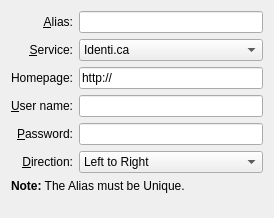
<?xml version="1.0" encoding="UTF-8"?>
<ui version="4.0">
 <class>accounts_wizard_base</class>
 <widget class="QWidget" name="accounts_wizard_base">
  <property name="geometry">
   <rect>
    <x>0</x>
    <y>0</y>
    <width>274</width>
    <height>218</height>
   </rect>
  </property>
  <layout class="QGridLayout" name="gridLayout">
   <item row="3" column="0">
    <widget class="QLabel" name="textLabel1">
     <property name="text">
      <string>&amp;User name:</string>
     </property>
     <property name="alignment">
      <set>Qt::AlignRight|Qt::AlignTrailing|Qt::AlignVCenter</set>
     </property>
     <property name="wordWrap">
      <bool>false</bool>
     </property>
     <property name="buddy">
      <cstring>kcfg_username</cstring>
     </property>
    </widget>
   </item>
   <item row="4" column="0">
    <widget class="QLabel" name="textLabel1_2">
     <property name="text">
      <string>&amp;Password:</string>
     </property>
     <property name="alignment">
      <set>Qt::AlignRight|Qt::AlignTrailing|Qt::AlignVCenter</set>
     </property>
     <property name="wordWrap">
      <bool>false</bool>
     </property>
     <property name="buddy">
      <cstring>kcfg_password</cstring>
     </property>
    </widget>
   </item>
   <item row="4" column="1">
    <widget class="KLineEdit" name="kcfg_password">
     <property name="toolTip">
      <string>The password associated to your user name for the service</string>
     </property>
     <property name="text">
      <string/>
     </property>
     <property name="passwordMode">
      <bool>true</bool>
     </property>
    </widget>
   </item>
   <item row="5" column="0">
    <widget class="QLabel" name="textLabel2_2">
     <property name="text">
      <string>&amp;Direction:</string>
     </property>
     <property name="alignment">
      <set>Qt::AlignRight|Qt::AlignTrailing|Qt::AlignVCenter</set>
     </property>
     <property name="wordWrap">
      <bool>false</bool>
     </property>
     <property name="buddy">
      <cstring>kcfg_direction</cstring>
     </property>
    </widget>
   </item>
   <item row="5" column="1">
    <widget class="KComboBox" name="kcfg_direction">
     <property name="sizePolicy">
      <sizepolicy hsizetype="MinimumExpanding" vsizetype="Maximum">
       <horstretch>0</horstretch>
       <verstretch>0</verstretch>
      </sizepolicy>
     </property>
     <item>
      <property name="text">
       <string>Left to Right</string>
      </property>
     </item>
     <item>
      <property name="text">
       <string>Right to Left</string>
      </property>
     </item>
    </widget>
   </item>
   <item row="3" column="1">
    <widget class="KLineEdit" name="kcfg_username">
     <property name="toolTip">
      <string>The name you use to connect to the service</string>
     </property>
    </widget>
   </item>
   <item row="6" column="0" colspan="2">
    <widget class="QLabel" name="label">
     <property name="sizePolicy">
      <sizepolicy hsizetype="Preferred" vsizetype="MinimumExpanding">
       <horstretch>0</horstretch>
       <verstretch>0</verstretch>
      </sizepolicy>
     </property>
     <property name="text">
      <string>&lt;!DOCTYPE HTML PUBLIC &quot;-//W3C//DTD HTML 4.0//EN&quot; &quot;http://www.w3.org/TR/REC-html40/strict.dtd&quot;&gt;
&lt;html&gt;&lt;head&gt;&lt;meta name=&quot;qrichtext&quot; content=&quot;1&quot; /&gt;&lt;style type=&quot;text/css&quot;&gt;
p, li { white-space: pre-wrap; }
&lt;/style&gt;&lt;/head&gt;&lt;body style=&quot; font-family:'DejaVu Sans'; font-size:9pt; font-weight:400; font-style:normal;&quot;&gt;
&lt;p style=&quot; margin-top:0px; margin-bottom:0px; margin-left:0px; margin-right:0px; -qt-block-indent:0; text-indent:0px;&quot;&gt;&lt;span style=&quot; font-weight:600;&quot;&gt;Note:&lt;/span&gt; The Alias must be Unique.&lt;/p&gt;&lt;/body&gt;&lt;/html&gt;</string>
     </property>
     <property name="alignment">
      <set>Qt::AlignLeading|Qt::AlignLeft|Qt::AlignTop</set>
     </property>
     <property name="wordWrap">
      <bool>true</bool>
     </property>
    </widget>
   </item>
   <item row="1" column="0">
    <widget class="QLabel" name="label_2">
     <property name="text">
      <string>&amp;Service:</string>
     </property>
     <property name="alignment">
      <set>Qt::AlignRight|Qt::AlignTrailing|Qt::AlignVCenter</set>
     </property>
     <property name="buddy">
      <cstring>kcfg_service</cstring>
     </property>
    </widget>
   </item>
   <item row="1" column="1">
    <widget class="KComboBox" name="kcfg_service">
     <property name="currentIndex">
      <number>1</number>
     </property>
     <item>
      <property name="text">
       <string>Twitter.com</string>
      </property>
     </item>
     <item>
      <property name="text">
       <string>Identi.ca</string>
      </property>
     </item>
     <item>
      <property name="text">
       <string>Custom Laconica</string>
      </property>
     </item>
    </widget>
   </item>
   <item row="0" column="1">
    <widget class="KLineEdit" name="kcfg_alias">
     <property name="toolTip">
      <string>The account alias</string>
     </property>
     <property name="whatsThis">
      <string>The alias is the name you want to give to your account. It should be unique. You can have several connections to the same service so the alias lets you give them names.</string>
     </property>
    </widget>
   </item>
   <item row="0" column="0">
    <widget class="QLabel" name="label_3">
     <property name="text">
      <string>&amp;Alias:</string>
     </property>
     <property name="alignment">
      <set>Qt::AlignRight|Qt::AlignTrailing|Qt::AlignVCenter</set>
     </property>
     <property name="buddy">
      <cstring>kcfg_alias</cstring>
     </property>
    </widget>
   </item>
   <item row="2" column="0">
    <widget class="QLabel" name="lblHomepage">
     <property name="text">
      <string>Homepage:</string>
     </property>
    </widget>
   </item>
   <item row="2" column="1">
    <widget class="KLineEdit" name="kcfg_homepage">
     <property name="toolTip">
      <string>Enter your custom Laconica homepage</string>
     </property>
     <property name="text">
      <string comment="KDE::DoNotExtract">http://</string>
     </property>
     <property name="showClearButton" stdset="0">
      <bool>true</bool>
     </property>
    </widget>
   </item>
  </layout>
 </widget>
 <customwidgets>
  <customwidget>
   <class>KComboBox</class>
   <extends>QComboBox</extends>
   <header>kcombobox.h</header>
  </customwidget>
  <customwidget>
   <class>KLineEdit</class>
   <extends>QLineEdit</extends>
   <header>klineedit.h</header>
  </customwidget>
 </customwidgets>
 <tabstops>
  <tabstop>kcfg_alias</tabstop>
  <tabstop>kcfg_service</tabstop>
  <tabstop>kcfg_homepage</tabstop>
  <tabstop>kcfg_username</tabstop>
  <tabstop>kcfg_password</tabstop>
  <tabstop>kcfg_direction</tabstop>
 </tabstops>
 <resources/>
 <connections/>
</ui>
